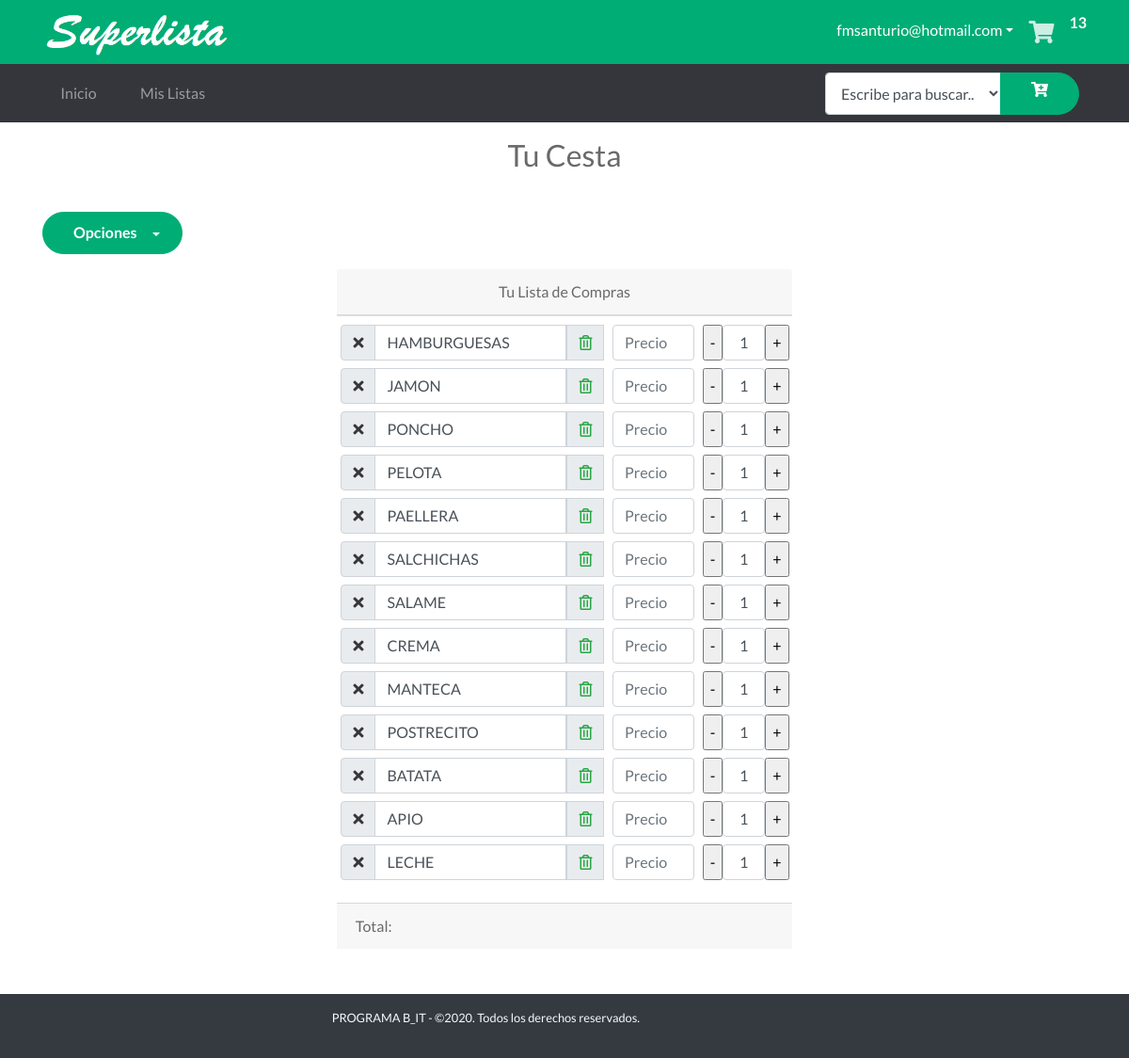
The page /cart (signed in) on the database its author committed.
### tables this page shows
CREATE TABLE "Cesta" (
	"Id"	INTEGER NOT NULL PRIMARY KEY AUTOINCREMENT UNIQUE,
	"Id_Usuario"	INTEGER NOT NULL,
	"Item"	INTEGER NOT NULL,
	"Tachar"	INTEGER,
	"ProductoId"	INTEGER,
FOREIGN KEY("ProductoId") REFERENCES "Productos"("Id")
);

### app.py (the view)
@app.route('/cart')  # Ruta Mi Cesta
def cart():
    cantCarrito()
    if 'nombre' in session:
        items = getAllCesta()
        g.db.close()
        return render_template('carrito.html', items=items)
    else:
        items = getAllCesta()
        g.db.close()
        return render_template('carrito_home.html', items=items)

### app.py (called while the page is built)
def get_db():
    db = getattr(g, '_database', None)
    if db is None:
        db = g._database = sqlite3.connect('database1.db')
    return db

@app.teardown_appcontext
def close_connection(exception):
    db = getattr(g, '_database', None)
    if db is not None:
        db.close()

def conectar_db():
    return sqlite3.connect('database1.db')

def getAllCesta():
    if 'nombre' in session:
        id = session['id']
    else:
        try:
            id = int(request.cookies.get('visitanteId'))
        except:
            return redirect('/del_cookie')
    g.db = conectar_db()
    consulta = 'SELECT * FROM Cesta WHERE (Id_usuario = ?)'
    cur = g.db.execute(consulta, [id])
    items = [dict(Id=row[0], Id_Usuario=row[1], Item_nombre=row[2], Tachar=row[3], ProductoId=row[4])
             for row in cur.fetchall()]
    g.db.close()
    return items

def cantCarrito():
    if 'nombre' in session:
        id_usuario = session['id']
    else:
        try:
            id_usuario = int(request.cookies.get('visitanteId'))
        except:
            return redirect('/del_cookie')
    db = get_db()
    cur = db.cursor()
    find_prod = (
        "SELECT COUNT(Id) FROM Cesta WHERE Id_Usuario = ?")
    cur.execute(find_prod, [(id_usuario)])
    resultado = cur.fetchone()
    session['carrito'] = resultado[0]
    return session['carrito']

### templates/carrito.html (shortened to what this page needs)
{% extends "layout_logged_in.html" %}
{% block content %}
<section class="text-center">
    <div class="text h2 py-3">
        <span class="text ">Tu Cesta</span>
    </div>
</section>
<div class="container">
    <div class="row">
        <div class="col-7">
            <div class="dropdown py-3">
                <button class="btn btn-primary dropdown-toggle" type="button" id="dropdownMenu1" data-toggle="dropdown"
                    aria-haspopup="true" aria-expanded="false">
                    Opciones
                </button>
            </div>
        </div>
    </div>
</div>
<div class="container">
    <div class="row justify-content-center">
        <div class="col-#-auto">
            <div class="card-header text-center"> <span>Tu Lista de Compras</span>
            </div>
            <table class="table table-sm ">
                <tbody>
                    <tr>
                        <th scope="row">
                            {%  set contador = namespace(value=0) %}
                            {%for item in items %}
                                <div class="input-group py-1">
                                    <div class="input-group-prepend">
                                        <div class="input-group-text">
                                            <a href="/adquirido/{{item.Id}}"><i class="{% if item.Tachar %} text-primary fas fa-check {% else %} text-secondary fas fa-times  {% endif %} "></i></a>
                                        </div>
                                    </div>
                                    <input type="text" class="form-control {% if item.Tachar %} tachar {% endif %} "
                                        value="{{item.Item_nombre}}">
                                    <div class="input-group-prepend">
                                        <div class="input-group-text">
                                            <a href="/DeleteArtCesta/{{item.Id}}"><i
                                                    class="far fa-trash-alt text-success"></i></a>
                                        </div>
                                    </div>
                                </div>
                                {% set contador.value = contador.value + 1 %}
                            {%endfor%}
                        </th>
                        <td>
                            {%  set contador = namespace(value=0) %}
                            {%for item in items %}
                            <div class="input-group-prepend py-1">
                                <input type="text" name="precio" size="6" id="{{item.Item_nombre}}" placeholder="Precio"
                                    class=" form-control monto" onkeyup="SubTotal();">
                            </div>
                            {% set contador.value = contador.value + 1 %}
                            {%endfor%}
                        </td>
                        <td>
                            {%  set contador = namespace(value=0) %}
                            {%for item in items %}
                            <div class="input-group-prepend py-1">
                                <input type="button" name="menos1" id="menos1" value="-"
                                    onclick="RtrCampo('{{contador.value|string}}')" />
                                <input class="form-control text-center" type='text' size="1"
                                    id='{{contador.value|string}}' value=1>
                                <input type="button" name="mas1" id="mas1" value="+"
                                    onclick="SmrCampo('{{contador.value|string}}')" />
                            </div>
                            {% set contador.value = contador.value + 1 %}
                            {%endfor%}
                        </td>
                    </tr>
                </tbody>
            </table>
            <div class="card-footer"> <span>Total: </span>
            </div>
        </div>
    </div>
</div>
{% endblock %}

### templates/layout_logged_in.html (shortened to what this page needs)
<!doctype html>
<html lang="en">
<head>
    <link rel="stylesheet" href="{{ url_for('static', filename='css/bootstrap.min.css') }}">
    <link rel="stylesheet" href="{{ url_for('static', filename='css/bootnavbar.css') }}">
    <link rel="stylesheet" href="{{ url_for('static', filename='css/all.css') }}">
    <link rel="stylesheet" href="{{ url_for('static', filename='css/swiper.min.css') }}">
    <link rel="stylesheet" href="{{ url_for('static', filename='css/animate.min.css') }}">
    <link rel="stylesheet" href="{{ url_for('static', filename='css/venobox.css') }}">
    <link rel="stylesheet" href="{{ url_for('static', filename='css/jarallax.css') }}">
    <link rel="stylesheet" href="{{ url_for('static', filename='css/estilos.css') }}">
    <link rel="stylesheet" href="{{url_for('static', filename='css/main.css')}}">
</head>
<body>
    <section id="barra-contacto" class="bg-primary text-white py-3 py-lg-1 text-right">
        <div class="container ">
            <div class="row justify-content-md-between align-items-center">
                <div class="col-auto align-content-md-center">
                    <a  href="/" class="logo">
                        <img src="{{ url_for('static', filename='images/texto.png') }}" alt="Logo del sitio" width="200"
                            class="img-fluid">
                    </a>
                </div>
                <div class="col-12 col-md-auto">
                    <ul class="redes-sociales list-unstyled d-inline-flex mb-0">
                        <li class="nav-item py-2">
                          <a class="dropdown-toggle text-white" data-toggle="dropdown" style="text-decoration:none" >
                             {{ session['correo'] }}</a>
                        </li>
                        <div>
                            <li><a href="/cart"><i class="fas fa-shopping-cart"></i></a></li>
                        </div>
                        <span id="cantidad"> <strong>{{ session['carrito'] }}</strong></span>
                      </ul>
                </div>
            </div>
        </div>
    </section>
    <nav id="menu-navegacion" class="navbar navbar-dark bg-secondary navbar-expand-md">
        <div class="container">
            <div class="collapse navbar-collapse" id="menu-principal">
                <ul class="navbar-nav mt-3 mt-md-0">
                    <li class="nav-item mb-1 mb-md-0 mr-md-2"><a href="{{ url_for('home' )}}" class="nav-link">Inicio</a></li>
                    <li class="nav-item mb-1 mb-md-0 mr-md-2"><a href="{{ url_for('MisListas')}}" class="nav-link">Mis Listas</a></li>
                </ul>
            </div>
            <form action="/agregarDesdeBuscador" class=" bg-secondary" method="POST">
                <div class="form-group mb-0 px-2 ">
                        <div class="input-group">
                            <select style="height:45px;" class="form-control" name="producto">
                                <option selected="" value="0">Escribe para buscar..</option>
                            </select>
                            <div class="input-group-append">
                                <button type="submit" class="btn btn-primary input-group-append"><i class="fas fa-cart-plus"></i></button>
                            </div>
                        </div>
                </div>
            </form>
        </div>
    </nav>
    {% block content %}
    {% endblock %}
    <br>
    <br>
    <footer id="pie-de-pagina" class="bg-dark  text-light text-truncate">
        <div class="container">
            <div class="row align-items-center py-2">
                <div class="col-12 col-md-6 py-2 col-xl-7 text-center text-md-right small">
                    <p>PROGRAMA B_IT - ©2020. Todos los derechos reservados.</p>
                </div>
            </div>
        </div>
    </footer>
</body>
</html>

### static/css/all.css (style rules this page uses)
.fa, .fas, .far, .fal, .fab { -moz-osx-font-smoothing: grayscale; -webkit-font-smoothing: antialiased; display: inline-block; font-style: normal; font-variant: normal; text-rendering: auto; line-height: 1; }
.fa-cart-plus:before { content: "\f217"; }
.fa-shopping-cart:before { content: "\f07a"; }
.fa-times:before { content: "\f00d"; }
.fa-trash-alt:before { content: "\f2ed"; }
.far { font-family: 'Font Awesome 5 Free'; font-weight: 400; }
.fa, .fas { font-family: 'Font Awesome 5 Free'; font-weight: 900; }

### static/css/estilos.css (style rules this page uses)
html { font-size: 13px; }
body { font-family: 'Lato', sans-serif; color: #696969; }
.btn { border-radius: 2rem; padding: .6rem 2rem; font-weight: bold; }
.bg-primary { background-color: #00ad75 !important; }
.btn-primary { color: #fff; background-color: #00ad75; border-color: #00ad75; position: relative; overflow: hidden; z-index: 1; -webkit-transition: all .3s ease; transition: all .3s ease; }
.btn-primary:after { font-family: 'Font Awesome 5 Free'; font-weight: 900; position: relative; left: .6rem; top: .1rem; -webkit-transition: left .3s ease; transition: left .3s ease; }
.btn-primary:before { content: ""; z-index: -1; width: 0; height: 100%; background: #fff; position: absolute; left: 50%; top: 0; -webkit-transform: skew(45deg, 0); transform: skew(45deg, 0); -webkit-transition: all .4s ease; transition: all .4s ease; }
.bg-secondary { background-color: #35363c !important; }
.text-secondary { color: #35363c !important; }
.redes-sociales li a i { color: #fff; font-size: 1.5rem; padding: .6rem 1rem; opacity: .8; -webkit-transition: all .3s ease-in-out; transition: all .3s ease-in-out; }
.navbar-dark .navbar-nav .nav-link { padding: 1rem 1.5rem; display: -webkit-box; display: -ms-flexbox; display: flex; -webkit-box-pack: justify; -ms-flex-pack: justify; justify-content: space-between; border-radius: .5rem; -webkit-transition: all .3s ease; transition: all .3s ease; }
.navbar-dark .navbar-nav .nav-link:after { font-family: 'Font Awesome 5 Free'; content: "\f105"; font-weight: 900; -webkit-transition: all .3s ease; transition: all .3s ease; text-decoration: none; }
@media (min-width: 768px) { .navbar-dark .navbar-nav .nav-link { padding: .7rem 1.2rem; border-radius: 1.5rem; } }
@media (min-width: 768px) { .navbar-dark .navbar-nav .nav-link:after { content: ""; } }
@media (min-width: 990px) { html { font-size: 16px; } }

### static/css/main.css (style rules this page uses)
.dropdown { position: relative; display: inline-block; }

### rows shown on the page
Cesta: Tachar 0 (drawn), Item_nombre "HAMBURGUESAS"
Cesta: Tachar 0 (drawn), Item_nombre "JAMON", value "1"
Cesta: Tachar 0 (drawn), Item_nombre "PONCHO"
Cesta: Tachar 0 (drawn), Item_nombre "PELOTA"
Cesta: Tachar 0 (drawn), Item_nombre "PAELLERA"
Cesta: Tachar 0 (drawn), Item_nombre "SALCHICHAS"
Cesta: Tachar 0 (drawn), Item_nombre "SALAME"
Cesta: Tachar 0 (drawn), Item_nombre "CREMA"
Cesta: Tachar 0 (drawn), Item_nombre "MANTECA"
Cesta: Tachar 0 (drawn), Item_nombre "POSTRECITO"
Cesta: Tachar 0 (drawn), Item_nombre "BATATA"
Cesta: Tachar 0 (drawn), Item_nombre "APIO"
Cesta: Tachar 0 (drawn), Item_nombre "LECHE"

### other values the page prints
{{ session['correo'] }} "fmsanturio@hotmail.com"
{{ session['carrito'] }} "13"
